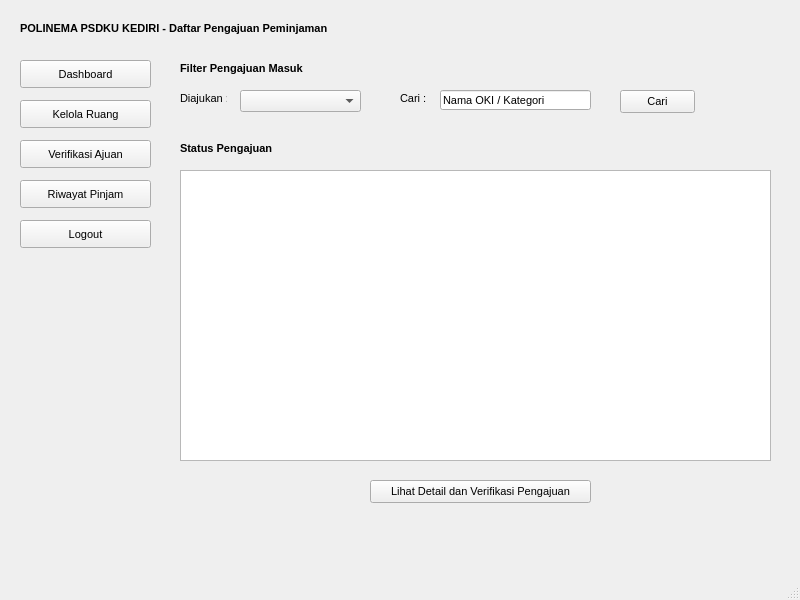
<?xml version="1.0" encoding="UTF-8"?>
<ui version="4.0">
 <class>MainWindow</class>
 <widget class="QMainWindow" name="MainWindow">
  <property name="geometry">
   <rect>
    <x>0</x>
    <y>0</y>
    <width>800</width>
    <height>600</height>
   </rect>
  </property>
  <property name="font">
   <font>
    <pointsize>8</pointsize>
    <weight>75</weight>
    <bold>true</bold>
   </font>
  </property>
  <property name="windowTitle">
   <string>MainWindow</string>
  </property>
  <widget class="QWidget" name="centralwidget">
   <widget class="QLabel" name="label">
    <property name="geometry">
     <rect>
      <x>20</x>
      <y>20</y>
      <width>401</width>
      <height>16</height>
     </rect>
    </property>
    <property name="text">
     <string>POLINEMA PSDKU KEDIRI - Daftar Pengajuan Peminjaman </string>
    </property>
   </widget>
   <widget class="QPushButton" name="pushButton">
    <property name="geometry">
     <rect>
      <x>20</x>
      <y>60</y>
      <width>131</width>
      <height>28</height>
     </rect>
    </property>
    <property name="font">
     <font>
      <pointsize>8</pointsize>
      <weight>50</weight>
      <bold>false</bold>
     </font>
    </property>
    <property name="text">
     <string>Dashboard</string>
    </property>
    <property name="icon">
     <iconset>
      <normaloff>../icon/dashboard.png</normaloff>../icon/dashboard.png</iconset>
    </property>
   </widget>
   <widget class="QPushButton" name="pushButton_2">
    <property name="geometry">
     <rect>
      <x>20</x>
      <y>100</y>
      <width>131</width>
      <height>28</height>
     </rect>
    </property>
    <property name="font">
     <font>
      <pointsize>8</pointsize>
      <weight>50</weight>
      <bold>false</bold>
     </font>
    </property>
    <property name="text">
     <string>Kelola Ruang</string>
    </property>
    <property name="icon">
     <iconset>
      <normaloff>../icon/meeting-room.png</normaloff>../icon/meeting-room.png</iconset>
    </property>
   </widget>
   <widget class="QPushButton" name="pushButton_3">
    <property name="geometry">
     <rect>
      <x>20</x>
      <y>140</y>
      <width>131</width>
      <height>28</height>
     </rect>
    </property>
    <property name="font">
     <font>
      <pointsize>8</pointsize>
      <weight>50</weight>
      <bold>false</bold>
     </font>
    </property>
    <property name="text">
     <string>Verifikasi Ajuan</string>
    </property>
    <property name="icon">
     <iconset>
      <normaloff>../icon/verifikasi.png</normaloff>../icon/verifikasi.png</iconset>
    </property>
   </widget>
   <widget class="QPushButton" name="pushButton_4">
    <property name="geometry">
     <rect>
      <x>20</x>
      <y>180</y>
      <width>131</width>
      <height>28</height>
     </rect>
    </property>
    <property name="font">
     <font>
      <pointsize>8</pointsize>
      <weight>50</weight>
      <bold>false</bold>
     </font>
    </property>
    <property name="text">
     <string>Riwayat Pinjam</string>
    </property>
    <property name="icon">
     <iconset>
      <normaloff>../icon/riwayat.png</normaloff>../icon/riwayat.png</iconset>
    </property>
   </widget>
   <widget class="QPushButton" name="pushButton_5">
    <property name="geometry">
     <rect>
      <x>20</x>
      <y>220</y>
      <width>131</width>
      <height>28</height>
     </rect>
    </property>
    <property name="font">
     <font>
      <pointsize>8</pointsize>
      <weight>50</weight>
      <bold>false</bold>
     </font>
    </property>
    <property name="text">
     <string>Logout</string>
    </property>
    <property name="icon">
     <iconset>
      <normaloff>../icon/exit.png</normaloff>../icon/exit.png</iconset>
    </property>
   </widget>
   <widget class="QLabel" name="label_2">
    <property name="geometry">
     <rect>
      <x>180</x>
      <y>60</y>
      <width>161</width>
      <height>16</height>
     </rect>
    </property>
    <property name="font">
     <font>
      <pointsize>8</pointsize>
     </font>
    </property>
    <property name="text">
     <string>Filter Pengajuan Masuk</string>
    </property>
   </widget>
   <widget class="QLabel" name="label_3">
    <property name="geometry">
     <rect>
      <x>180</x>
      <y>90</y>
      <width>47</width>
      <height>16</height>
     </rect>
    </property>
    <property name="font">
     <font>
      <weight>50</weight>
      <bold>false</bold>
     </font>
    </property>
    <property name="text">
     <string>Diajukan :</string>
    </property>
   </widget>
   <widget class="QComboBox" name="comboBox">
    <property name="geometry">
     <rect>
      <x>240</x>
      <y>90</y>
      <width>121</width>
      <height>22</height>
     </rect>
    </property>
   </widget>
   <widget class="QLabel" name="label_4">
    <property name="geometry">
     <rect>
      <x>400</x>
      <y>90</y>
      <width>47</width>
      <height>16</height>
     </rect>
    </property>
    <property name="font">
     <font>
      <weight>50</weight>
      <bold>false</bold>
     </font>
    </property>
    <property name="text">
     <string>Cari :</string>
    </property>
   </widget>
   <widget class="QLineEdit" name="lineEdit">
    <property name="geometry">
     <rect>
      <x>440</x>
      <y>90</y>
      <width>151</width>
      <height>20</height>
     </rect>
    </property>
    <property name="font">
     <font>
      <weight>50</weight>
      <bold>false</bold>
     </font>
    </property>
    <property name="text">
     <string>Nama OKI / Kategori</string>
    </property>
   </widget>
   <widget class="QPushButton" name="pushButton_6">
    <property name="geometry">
     <rect>
      <x>620</x>
      <y>90</y>
      <width>75</width>
      <height>23</height>
     </rect>
    </property>
    <property name="font">
     <font>
      <weight>50</weight>
      <bold>false</bold>
     </font>
    </property>
    <property name="text">
     <string>Cari</string>
    </property>
   </widget>
   <widget class="QLabel" name="label_5">
    <property name="geometry">
     <rect>
      <x>180</x>
      <y>140</y>
      <width>121</width>
      <height>16</height>
     </rect>
    </property>
    <property name="text">
     <string>Status Pengajuan </string>
    </property>
   </widget>
   <widget class="QTableWidget" name="tableWidget">
    <property name="geometry">
     <rect>
      <x>180</x>
      <y>170</y>
      <width>591</width>
      <height>291</height>
     </rect>
    </property>
   </widget>
   <widget class="QPushButton" name="pushButton_7">
    <property name="geometry">
     <rect>
      <x>370</x>
      <y>480</y>
      <width>221</width>
      <height>23</height>
     </rect>
    </property>
    <property name="font">
     <font>
      <weight>50</weight>
      <bold>false</bold>
     </font>
    </property>
    <property name="text">
     <string>Lihat Detail dan Verifikasi Pengajuan</string>
    </property>
   </widget>
  </widget>
  <widget class="QMenuBar" name="menubar">
   <property name="geometry">
    <rect>
     <x>0</x>
     <y>0</y>
     <width>800</width>
     <height>21</height>
    </rect>
   </property>
  </widget>
  <widget class="QStatusBar" name="statusbar"/>
 </widget>
 <resources/>
 <connections/>
</ui>
